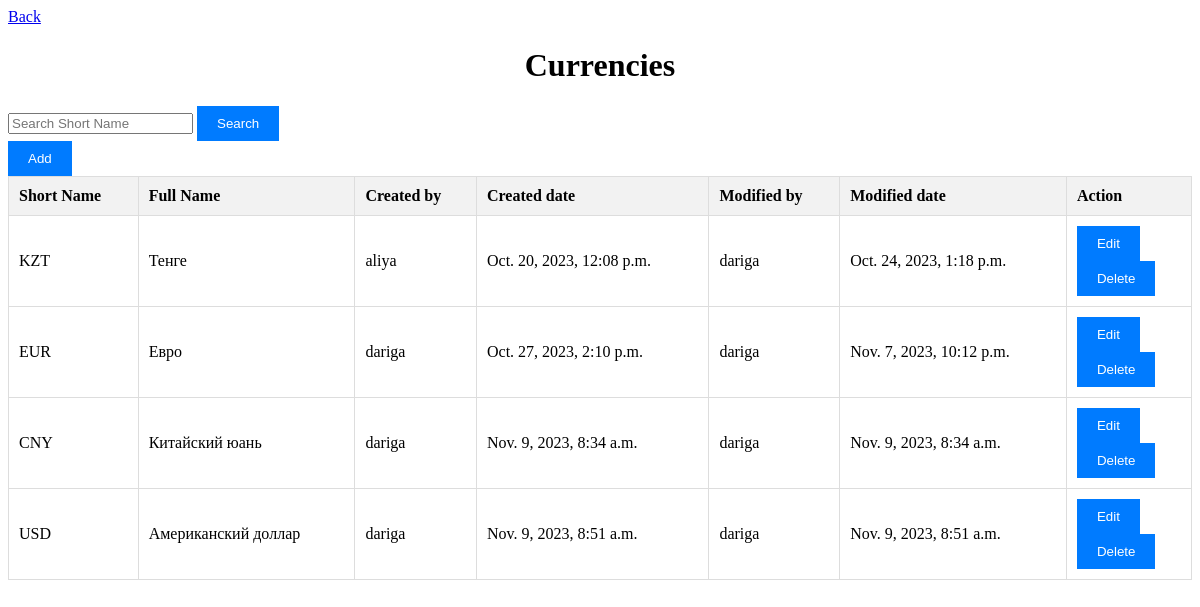
The app's page /currencies/ with its own data.
### admin_module/models.py (models this page shows, shortened)
class Currency(models.Model):
    code = models.CharField(max_length=10, verbose_name='Сокращенное название валюты', unique=True)
    full_name = models.CharField(max_length=255, verbose_name='Полное название валюты')
    created_by = models.CharField(max_length=10, verbose_name='Логин, кем создана запись')
    created_date = models.DateTimeField(auto_now_add=True, verbose_name='Дата создания')
    modified_by = models.CharField(max_length=10, verbose_name='Логин, вносивший изменение')
    modified_date = models.DateTimeField(auto_now=True, verbose_name='Дата изменения')
    class Meta:
        verbose_name = 'Валюта'
        verbose_name_plural = 'Валюты'

### admin_module/views_currency.py (the view, shortened to what this page needs)
# urls.py: path('currencies/', views_currency.currencies, name="currencies"),
def currencies(request):
    currencies_data = Currency.objects.all()
    return render(request, 'dictionaries/currencies.html', {'currencies_data': currencies_data})

### admin_module/templates/dictionaries/currencies.html (shortened to what this page needs)
{% load static %}
<!DOCTYPE html>
<html>
<head>
    <link rel="stylesheet" href="{% static 'style.css' %}">
</head>
<body>
    <a href="{% url 'admin_module:dictionaries' %}">Back</a>
    <h1>Currencies</h1>
    <div class="search-box">
        <input type="text" id="search-currency" placeholder="Search Short Name">
        <button id="search-button">Search</button>
    </div>
    <button id="add-button">Add</button>
    <table>
        <thead>
            <tr>
                <th>Short Name</th>
                <th>Full Name</th>
                <th>Created by</th>
                <th>Created date</th>
                <th>Modified by</th>
                <th>Modified date</th>
                <th>Action</th>
            </tr>
        </thead>
        <tbody>
            {% for currency in currencies_data %}
                <tr>
                    <td>{{ currency.code }}</td>
                    <td>{{ currency.full_name }}</td>
                    <td>{{ currency.created_by }}</td>
                    <td>{{ currency.created_date }}</td>
                    <td>{{ currency.modified_by }}</td>
                    <td>{{ currency.modified_date }}</td>
                    <td>
                        <form action="{% url 'admin_module:edit_currency' currency.id %}">
                            <button type="submit" class="edit-currency">Edit</button>
                        </form>
                        <form action="{% url 'admin_module:delete_currency' currency.id %}">
                            <button type="submit" class="delete-currency">Delete</button>
                        </form>
                    </td>
                </tr>
            {% endfor %}
        </tbody>
    </table>
</body>
</html>

### static/style.css (style rules this page uses)
table { width: 100%; border-collapse: collapse; margin-bottom: 20px; }
table th { background-color: #f2f2f2; text-align: left; padding: 10px; border: 1px solid #ddd; }
table td { padding: 10px; border: 1px solid #ddd; }
button { background-color: #007BFF; color: white; border: none; padding: 10px 20px; cursor: pointer; }
h1 { text-align: center; }

### records on screen
Currency: code "KZT", full_name "Тенге", created_by "aliya", created_date "Oct. 20, 2023, 12:08 p.m.", modified_by "dariga", modified_date "Oct. 24, 2023, 1:18 p.m."
Currency: code "EUR", full_name "Евро", created_by "dariga", created_date "Oct. 27, 2023, 2:10 p.m.", modified_by "dariga", modified_date "Nov. 7, 2023, 10:12 p.m."
Currency: code "CNY", full_name "Китайский юань", created_by "dariga", created_date "Nov. 9, 2023, 8:34 a.m.", modified_by "dariga", modified_date "Nov. 9, 2023, 8:34 a.m."
Currency: code "USD", full_name "Американский доллар", created_by "dariga", created_date "Nov. 9, 2023, 8:51 a.m.", modified_by "dariga", modified_date "Nov. 9, 2023, 8:51 a.m."
